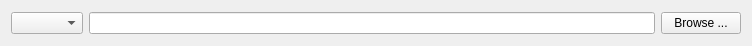
<ui version="4.0" >
 <class>FileInputForm</class>
 <widget class="QWidget" name="FileInputForm" >
  <property name="geometry" >
   <rect>
    <x>0</x>
    <y>0</y>
    <width>752</width>
    <height>46</height>
   </rect>
  </property>
  <property name="windowTitle" >
   <string>Form</string>
  </property>
  <layout class="QHBoxLayout" >
   <item>
    <widget class="QComboBox" name="_comboBox" />
   </item>
   <item>
    <widget class="QLineEdit" name="_filename" />
   </item>
   <item>
    <widget class="QPushButton" name="browseButton" >
     <property name="text" >
      <string>Browse ...</string>
     </property>
    </widget>
   </item>
  </layout>
 </widget>
 <resources/>
 <connections/>
</ui>
